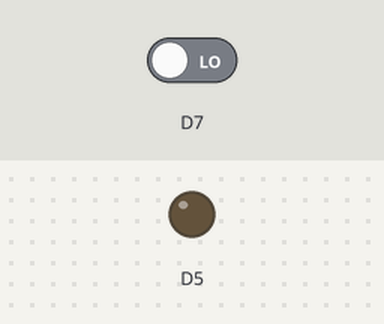
This sketch was run on a simulated ESP8266 (NodeMCU). Parts: output pins drawn as LEDs (lit = HIGH). The inputs (shaded band) are chosen by the test bench; at power-on: D7 LOW. What the sketch prints to the serial monitor is not drawn.

Above: at 1.2 s.
1.3 s: D7 driven HIGH
At 2.1 s:
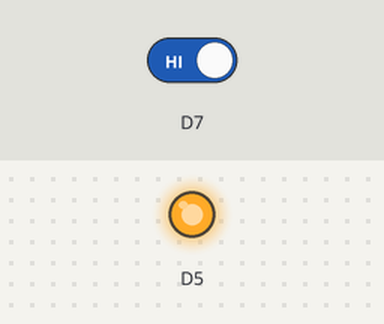
2.8 s: D7 driven LOW
At 3.3 s:
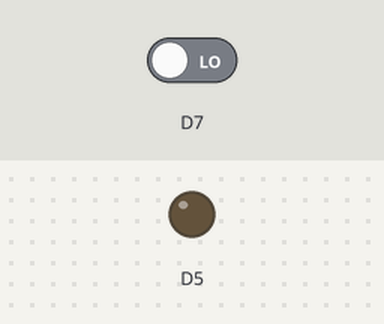
Timing chart, 0 to 5.8 s (numbered marks = the images above; inputs shaded):
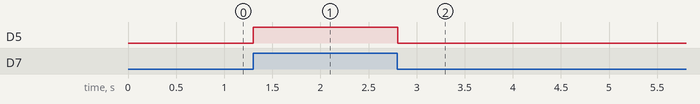

Measured:
- after the input at 1.3 s, D5: LOW → HIGH at once
- after the input at 2.8 s, D5: HIGH → LOW at once

The sketch:

ldr_and_led_nodemcu.ino
```cpp
int ldr;
void setup() {
  pinMode(D5,OUTPUT);
  pinMode(D7,INPUT);
  Serial.begin(9600);
}
void loop() {
  ldr=digitalRead(D7);
  Serial.print(ldr);
  if(ldr==1){
    digitalWrite(D5,HIGH);
  }else{
    digitalWrite(D5,LOW);
  }

}
```
